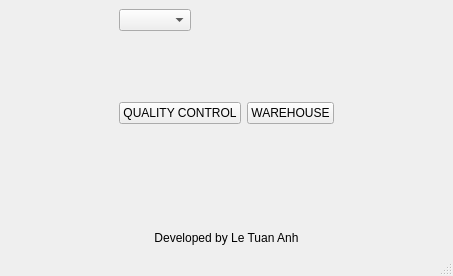
<?xml version="1.0" encoding="UTF-8"?>
<ui version="4.0">
 <class>StartWindow</class>
 <widget class="QMainWindow" name="StartWindow">
  <property name="geometry">
   <rect>
    <x>0</x>
    <y>0</y>
    <width>453</width>
    <height>276</height>
   </rect>
  </property>
  <property name="windowTitle">
   <string>MainWindow</string>
  </property>
  <widget class="QWidget" name="centralwidget">
   <layout class="QGridLayout" name="gridLayout_3">
    <item row="0" column="0">
     <layout class="QGridLayout" name="gridLayout_2">
      <item row="1" column="0">
       <layout class="QGridLayout" name="gridLayout">
        <item row="3" column="0">
         <layout class="QHBoxLayout" name="horizontalLayout">
          <item>
           <widget class="QPushButton" name="QCappButton">
            <property name="text">
             <string>QUALITY CONTROL</string>
            </property>
           </widget>
          </item>
          <item>
           <widget class="QPushButton" name="WHappButton">
            <property name="text">
             <string>WAREHOUSE</string>
            </property>
           </widget>
          </item>
         </layout>
        </item>
        <item row="2" column="0">
         <widget class="QLabel" name="label">
          <property name="text">
           <string/>
          </property>
          <property name="pixmap">
           <pixmap resource="resources.qrc">:/images/tlclogo3.jpg</pixmap>
          </property>
          <property name="alignment">
           <set>Qt::AlignCenter</set>
          </property>
         </widget>
        </item>
        <item row="1" column="0">
         <widget class="QComboBox" name="LanguageBox">
          <property name="sizePolicy">
           <sizepolicy hsizetype="Fixed" vsizetype="Fixed">
            <horstretch>0</horstretch>
            <verstretch>0</verstretch>
           </sizepolicy>
          </property>
         </widget>
        </item>
       </layout>
      </item>
     </layout>
    </item>
    <item row="1" column="0">
     <widget class="QLabel" name="label_2">
      <property name="text">
       <string>Developed by Le Tuan Anh</string>
      </property>
      <property name="alignment">
       <set>Qt::AlignBottom|Qt::AlignHCenter</set>
      </property>
     </widget>
    </item>
   </layout>
  </widget>
  <widget class="QMenuBar" name="menubar">
   <property name="geometry">
    <rect>
     <x>0</x>
     <y>0</y>
     <width>453</width>
     <height>26</height>
    </rect>
   </property>
  </widget>
  <widget class="QStatusBar" name="statusbar"/>
 </widget>
 <resources>
  <include location="resources.qrc"/>
 </resources>
 <connections/>
</ui>
